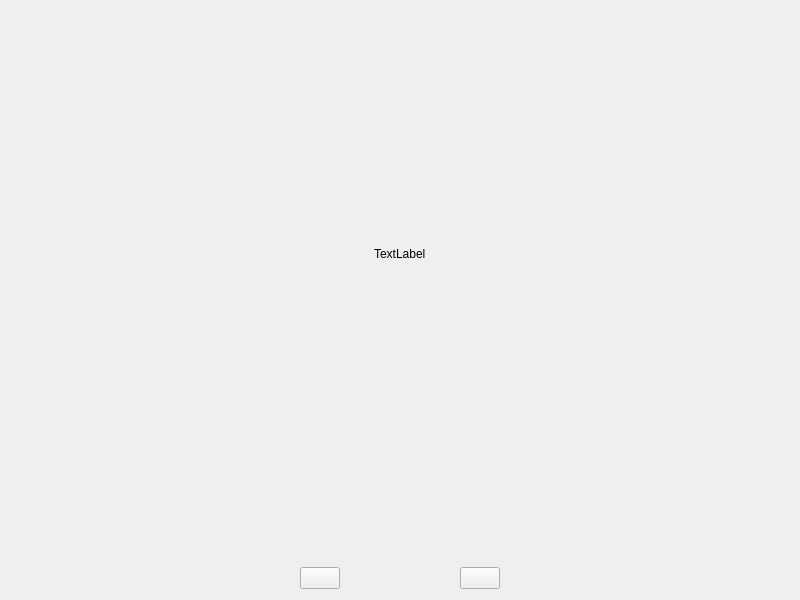
<?xml version="1.0" encoding="UTF-8"?>
<ui version="4.0">
 <class>assistpage</class>
 <widget class="QWidget" name="assistpage">
  <property name="geometry">
   <rect>
    <x>0</x>
    <y>0</y>
    <width>800</width>
    <height>600</height>
   </rect>
  </property>
  <property name="windowTitle">
   <string>Form</string>
  </property>
  <layout class="QVBoxLayout" name="verticalLayout_2">
   <property name="topMargin">
    <number>30</number>
   </property>
   <item>
    <layout class="QVBoxLayout" name="verticalLayout">
     <property name="spacing">
      <number>60</number>
     </property>
     <item>
      <layout class="QHBoxLayout" name="horizontalLayout_2">
       <property name="topMargin">
        <number>30</number>
       </property>
       <item>
        <spacer name="horizontalSpacer_3">
         <property name="orientation">
          <enum>Qt::Horizontal</enum>
         </property>
         <property name="sizeHint" stdset="0">
          <size>
           <width>40</width>
           <height>20</height>
          </size>
         </property>
        </spacer>
       </item>
       <item>
        <widget class="QLabel" name="label">
         <property name="layoutDirection">
          <enum>Qt::LeftToRight</enum>
         </property>
         <property name="text">
          <string>TextLabel</string>
         </property>
        </widget>
       </item>
       <item>
        <spacer name="horizontalSpacer_4">
         <property name="orientation">
          <enum>Qt::Horizontal</enum>
         </property>
         <property name="sizeHint" stdset="0">
          <size>
           <width>40</width>
           <height>20</height>
          </size>
         </property>
        </spacer>
       </item>
      </layout>
     </item>
     <item>
      <layout class="QHBoxLayout" name="horizontalLayout">
       <property name="spacing">
        <number>120</number>
       </property>
       <property name="topMargin">
        <number>60</number>
       </property>
       <item>
        <spacer name="horizontalSpacer">
         <property name="orientation">
          <enum>Qt::Horizontal</enum>
         </property>
         <property name="sizeHint" stdset="0">
          <size>
           <width>40</width>
           <height>20</height>
          </size>
         </property>
        </spacer>
       </item>
       <item>
        <widget class="QPushButton" name="startBtn">
         <property name="text">
          <string/>
         </property>
        </widget>
       </item>
       <item>
        <widget class="QPushButton" name="quitBtn">
         <property name="text">
          <string/>
         </property>
        </widget>
       </item>
       <item>
        <spacer name="horizontalSpacer_2">
         <property name="orientation">
          <enum>Qt::Horizontal</enum>
         </property>
         <property name="sizeHint" stdset="0">
          <size>
           <width>40</width>
           <height>20</height>
          </size>
         </property>
        </spacer>
       </item>
      </layout>
     </item>
    </layout>
   </item>
  </layout>
 </widget>
 <resources/>
 <connections/>
</ui>
